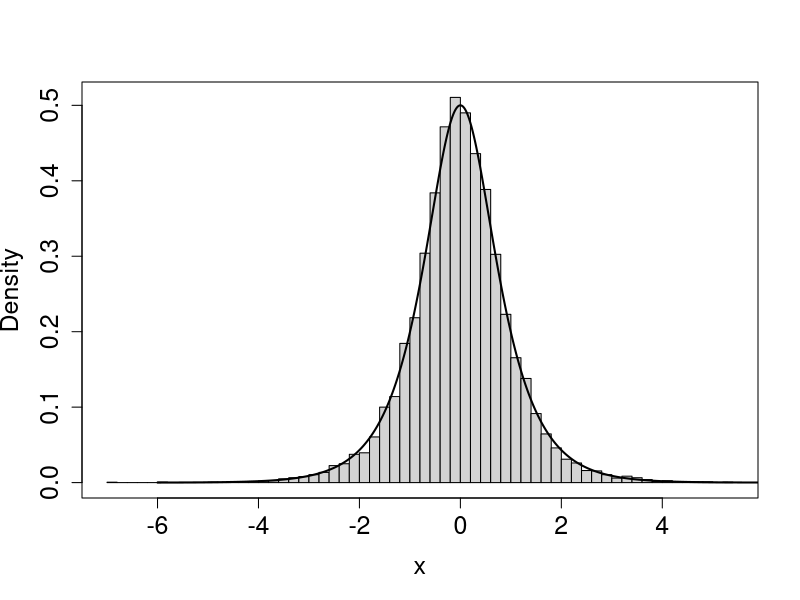
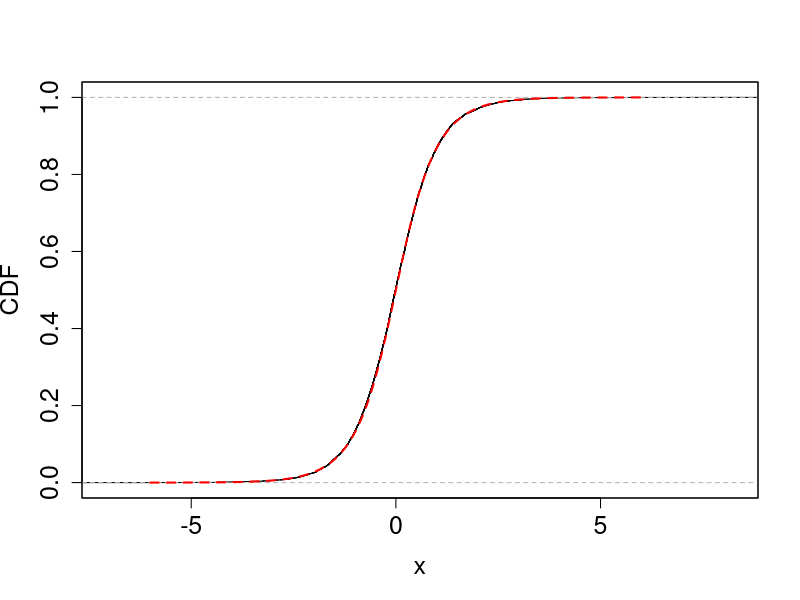
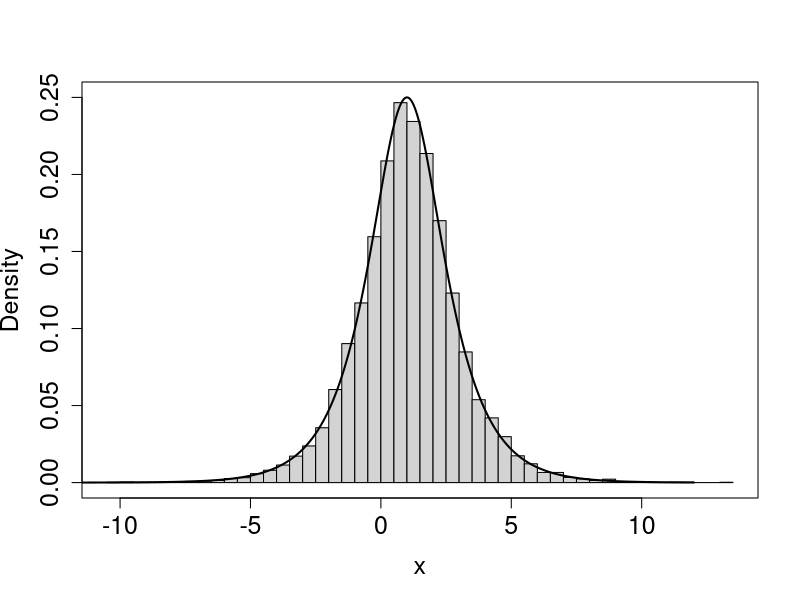
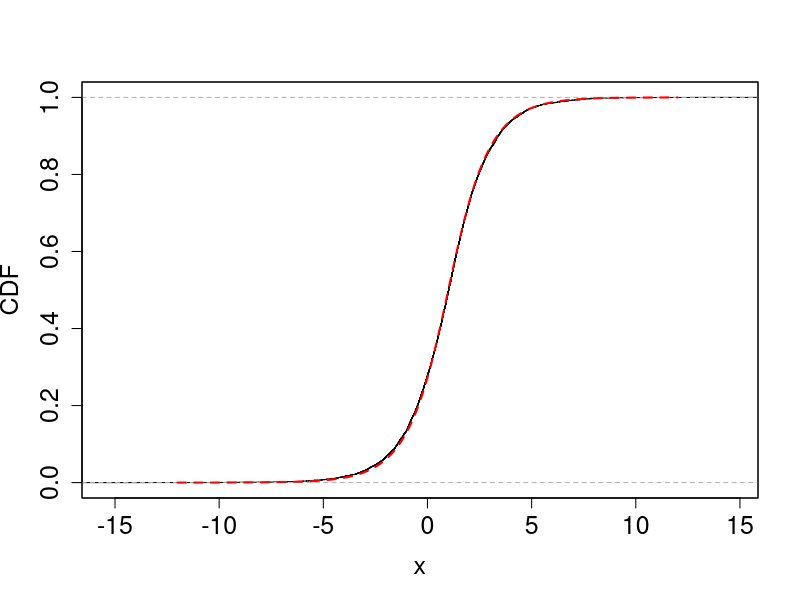
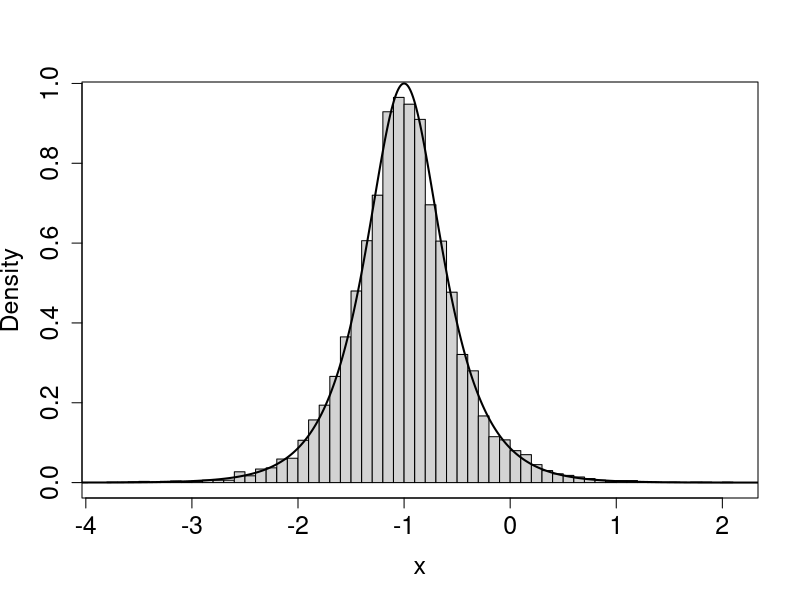
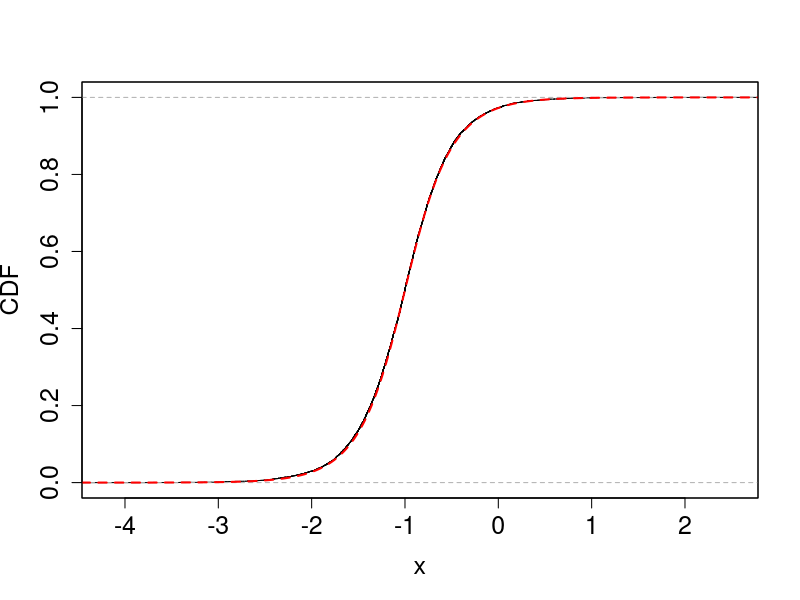

Source code (R) for these figures, in order:
## ---- chunk 1
knitr::opts_chunk$set(echo = TRUE)
## ---- chunk 2
#########################################################################################
# Parameters
#########################################################################################
# mu in R
# sigma > 0
#########################################################################################

#------------------------------------------------------------------
# PDF
#------------------------------------------------------------------

dsech <- Vectorize(function(x,mu,sigma,log = FALSE){
  logden <-  -log(2) - log(sigma) - log( cosh( 0.5*pi*(x-mu)/sigma ) ) 
  val <- ifelse(log, logden, exp(logden)) 
  return(val)
})

#------------------------------------------------------------------
# CDF
#------------------------------------------------------------------

psech <- Vectorize(function(x,mu,sigma,log.p = FALSE){
  logcdf <-  log(2) - log(pi) + log( atan( exp( 0.5*pi*(x-mu)/sigma ) ) )
  val <- ifelse(log.p, logcdf, exp(logcdf))
  return(val)
})

#------------------------------------------------------------------
# Quantile function
#------------------------------------------------------------------

qsech <- Vectorize(function(p,mu,sigma){
  val <- sigma*2*log( tan( 0.5*pi*p ) )/pi + mu
  return(val)
})

#------------------------------------------------------------------
# Random number generation
#------------------------------------------------------------------

rsech <- function(n,mu,sigma){
  u <- runif(n)
  val <-  sigma*2*log( tan( 0.5*pi*u ) )/pi + mu
  return(val)
}


##############################################
# Examples
##############################################
#--------------------
mu0 <- 0
sigma0 <- 1
#--------------------
# PDF
sim <- rsech(n=10000, mu0, sigma0)
tempf <- Vectorize(function(x) dsech(x,mu0, sigma0))
hist(sim, breaks = 50, probability = T, xlab= "x", ylab = "Density", cex.axis = 1.5, cex.lab = 1.5, main = "")
curve(tempf,-6,6,n=1000, add= T, lwd = 2)
box()

# CDF
sim <- rsech(n=10000, mu0, sigma0)
tempf <- Vectorize(function(x) psech(x,mu0, sigma0))
plot(ecdf(sim), xlab= "x", ylab = "CDF", main = "", cex.axis = 1.5, cex.lab = 1.5)
curve(tempf,-6,6,n=1000, add= T, lwd = 2, col="red", lty = 2)
box()

# Sample Mean
mean(sim)
# Sample Variance
var(sim)

#--------------------
mu0 <- 1
sigma0 <- 2
#--------------------
# PDF
sim <- rsech(n=10000, mu0, sigma0)
tempf <- Vectorize(function(x) dsech(x,mu0, sigma0))
hist(sim, breaks = 50, probability = T, xlab= "x", ylab = "Density", cex.axis = 1.5, cex.lab = 1.5, ylim = c(0,0.25), main = "")
curve(tempf,-12,12,n=1000, add= T, lwd = 2)
box()

# CDF
sim <- rsech(n=10000, mu0, sigma0)
tempf <- Vectorize(function(x) psech(x,mu0, sigma0))
plot(ecdf(sim), xlab= "x", ylab = "CDF", main = "", cex.axis = 1.5, cex.lab = 1.5)
curve(tempf,-12,12,n=1000, add= T, lwd = 2, col="red", lty = 2)
box()

# Sample Mean
mean(sim)
# Sample Variance
var(sim)

#--------------------
mu0 <- -1
sigma0 <- 0.5
#--------------------
# PDF
sim <- rsech(n=10000, mu0, sigma0)
tempf <- Vectorize(function(x) dsech(x,mu0, sigma0))
hist(sim, breaks = 50, probability = T, xlab= "x", ylab = "Density", cex.axis = 1.5, cex.lab = 1.5, main = "")
curve(tempf,-5,5,n=1000, add= T, lwd = 2)
box()

# CDF
sim <- rsech(n=10000, mu0, sigma0)
tempf <- Vectorize(function(x) psech(x,mu0, sigma0))
plot(ecdf(sim), xlab= "x", ylab = "CDF", main = "", cex.axis = 1.5, cex.lab = 1.5)
curve(tempf,-5,5,n=1000, add= T, lwd = 2, col="red", lty = 2)
box()

# Sample Mean
mean(sim)
# Sample Variance
var(sim)
